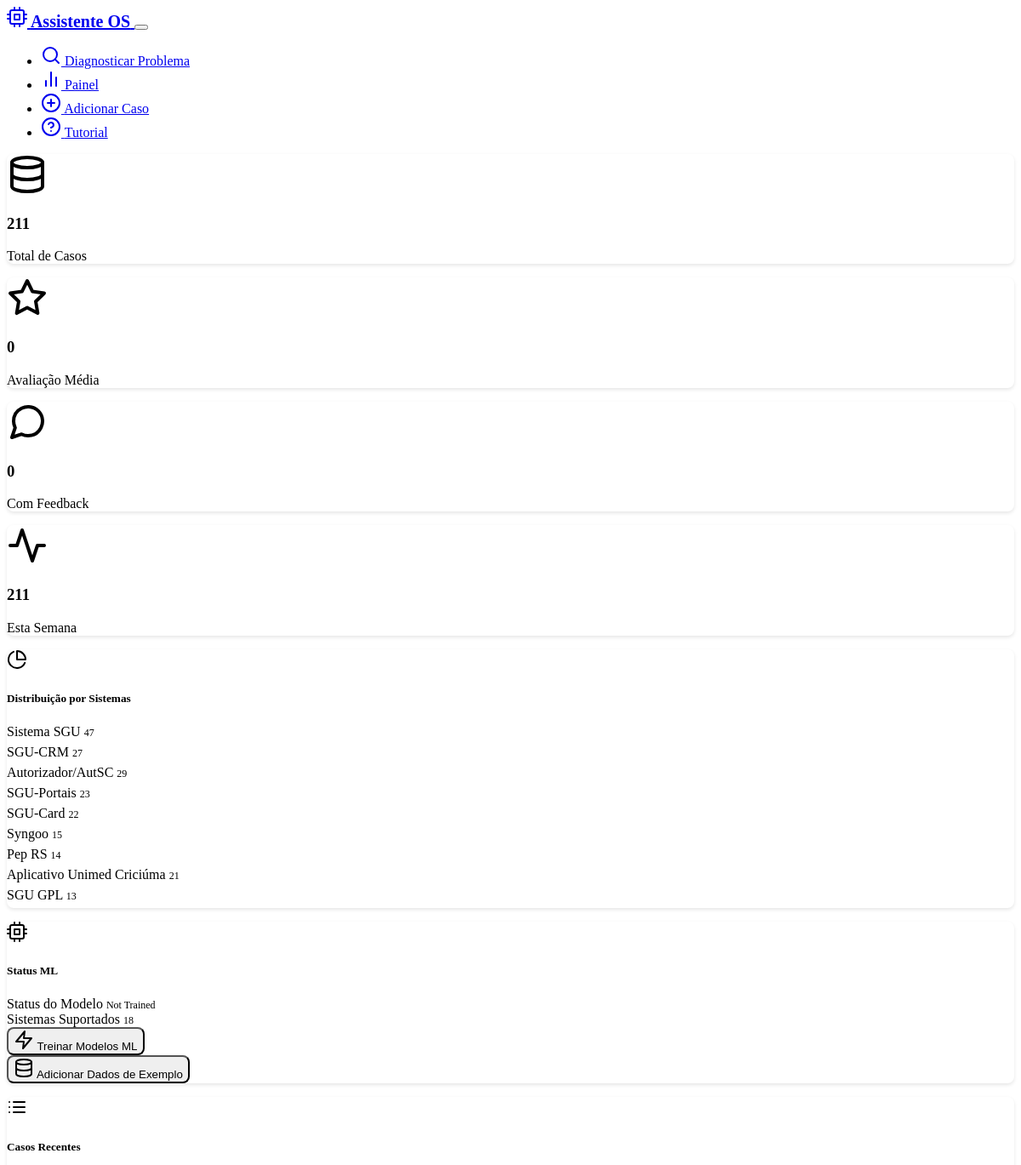
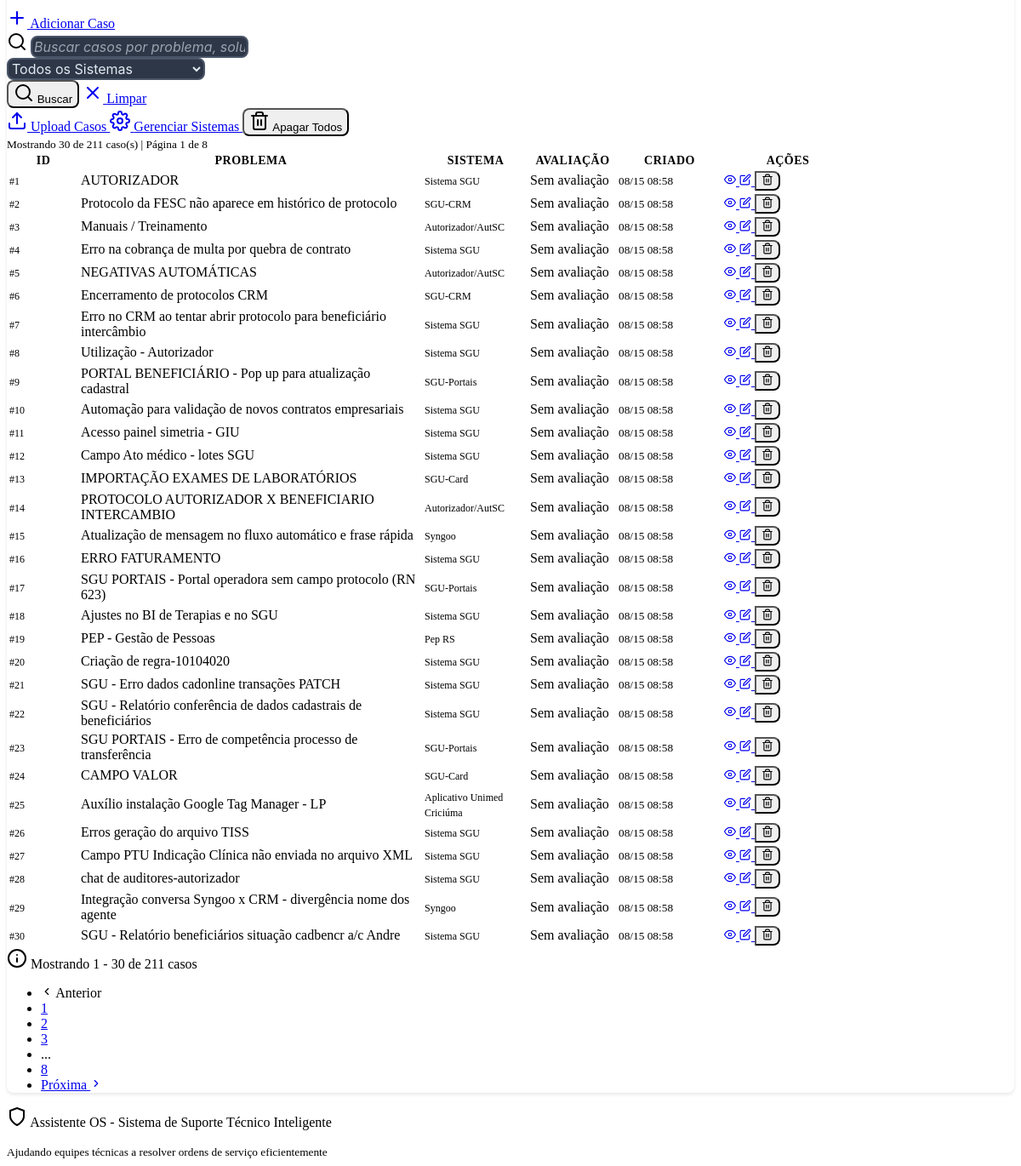
Page /dashboard on the earlier database version (2 pictures, top to bottom).
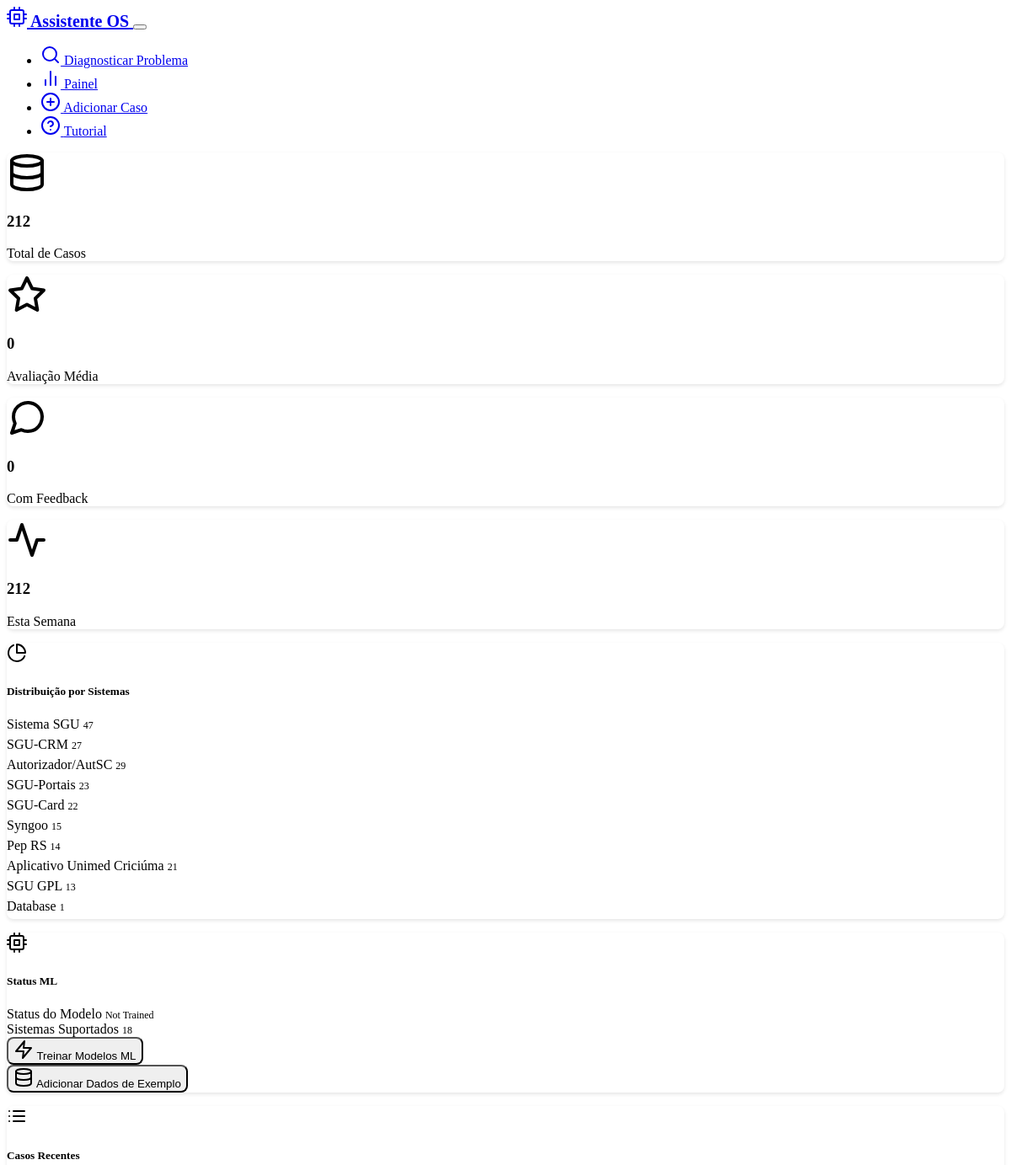
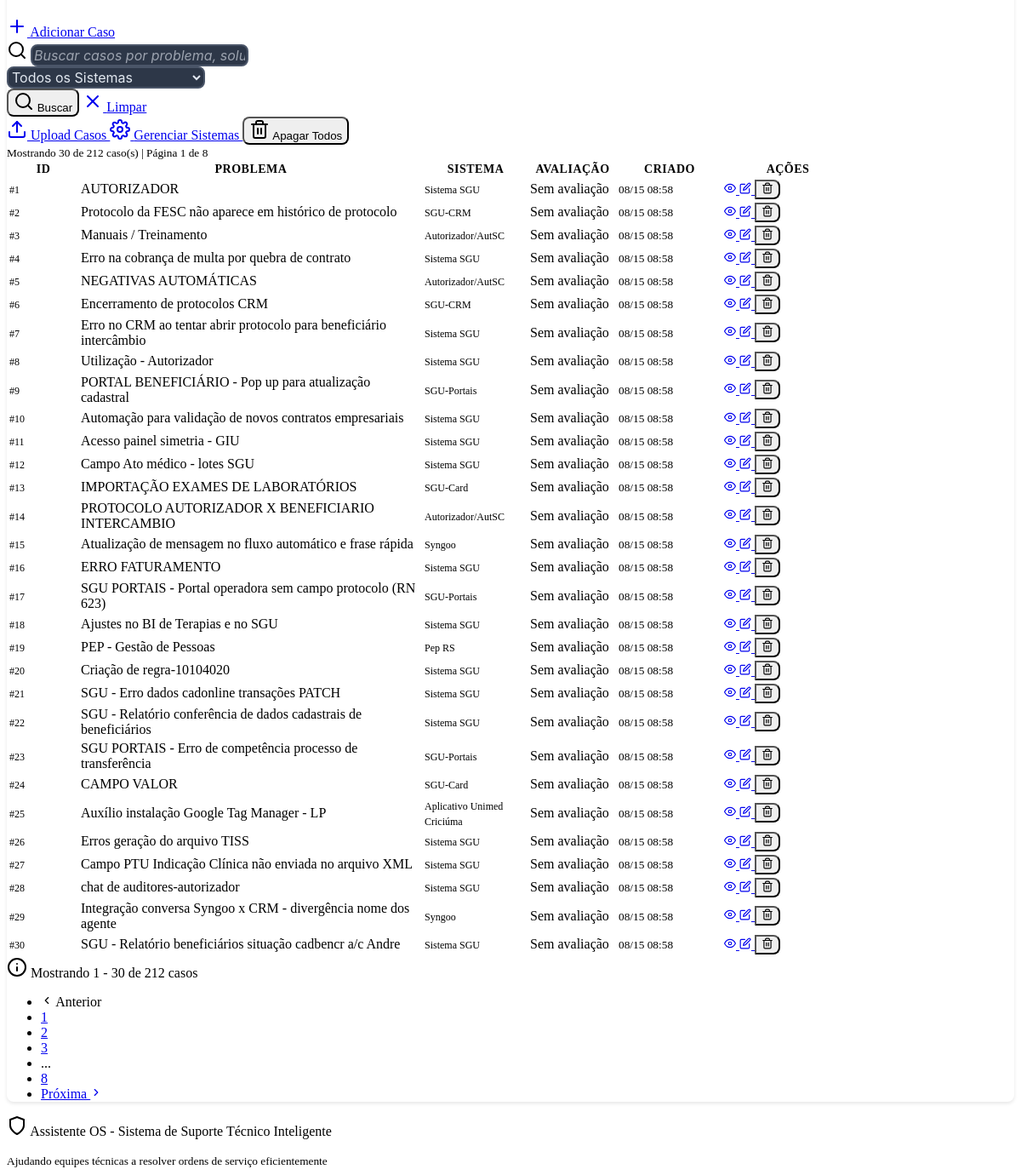
Same page on the later database version (2 pictures, top to bottom).
### models.py (models this page shows, shortened)
class Case(db.Model):
    __tablename__ = 'cases'
    id = db.Column(db.Integer, primary_key=True)
    problem_description = db.Column(db.Text, nullable=False)
    solution = db.Column(db.Text, nullable=False)
    system_type = db.Column(db.String(100), default="Unknown")
    created_at = db.Column(db.DateTime, default=datetime.now)
    effectiveness_score = db.Column(db.Float, nullable=True)
    feedback_count = db.Column(db.Integer, default=0)
    tags = db.Column(db.String(500), default="")  # Stored as comma-separated string
    feedbacks = db.relationship("CaseFeedback", backref="case", cascade="all, delete-orphan")

### routes.py (the view)
@app.route('/dashboard')
def dashboard():
    search_query = request.args.get('search', '').strip()
    system_filter = request.args.get('system', '')
    page = int(request.args.get('page', 1))
    per_page = 30  # Cases per page
    try:
        stats = case_service.get_statistics()
        if search_query or system_filter:
            all_cases = case_service.search_cases(search_query, system_filter)
        else:
            all_cases = case_service.get_all_cases()
        total_cases = len(all_cases)
        total_pages = (total_cases + per_page - 1) // per_page
        start_idx = (page - 1) * per_page
        end_idx = start_idx + per_page
        cases = all_cases[start_idx:end_idx]
        has_prev = page > 1
        has_next = page < total_pages
        prev_page = page - 1 if has_prev else None
        next_page = page + 1 if has_next else None
        systems = case_service.get_unique_systems()
        return render_template('dashboard.html',
                             stats=stats,
                             cases=cases,
                             recent_cases=cases,  # For backward compatibility
                             search_query=search_query,
                             system_filter=system_filter,
                             systems=systems,
                             current_page=page,
                             total_pages=total_pages,
                             total_cases=total_cases,
                             has_prev=has_prev,
                             has_next=has_next,
                             prev_page=prev_page,
                             next_page=next_page,
                             per_page=per_page)
    except Exception as e:
        logging.error(f"Error loading dashboard: {str(e)}")
        flash(f'Error loading dashboard: {str(e)}', 'error')
        return render_template('dashboard.html', stats={}, cases=[], recent_cases=[], systems=[])

### case_service.py (called while the page is built)
    def get_all_cases(self) -> List[Case]:
        try:
            return Case.query.all()
        except Exception as e:
            logging.error(f"Error getting cases from database: {str(e)}")
            return current_app.config.get('CASES_STORAGE', [])

    def get_unique_systems(self) -> List[str]:
        try:
            cases = self.get_all_cases()
            systems = set(case.system_type for case in cases)
            return sorted(list(systems))
        except Exception as e:
            logging.error(f"Error getting unique systems: {str(e)}")
            return []

### templates/dashboard.html (shortened to what the changed rows need)
{% extends "base.html" %}
{% block content %}
<div class="row">
    {% if stats %}
    <div class="col-12 mb-4">
        <div class="row">
            <div class="col-md-3 mb-3">
                <div class="card text-center">
                    <div class="card-body">
                        <i data-feather="database" class="mb-2" style="width: 48px; height: 48px; color: var(--bs-primary);"></i>
                        <h3 class="mb-1">{{ stats.total_cases }}</h3>
                        <p class="text-muted mb-0">Total de Casos</p>
                    </div>
                </div>
            </div>
            <div class="col-md-3 mb-3">
                <div class="card text-center">
                    <div class="card-body">
                        <i data-feather="star" class="mb-2" style="width: 48px; height: 48px; color: var(--bs-warning);"></i>
                        <h3 class="mb-1">{{ stats.avg_effectiveness or 0 }}</h3>
                        <p class="text-muted mb-0">Avaliação Média</p>
                    </div>
                </div>
            </div>
            <div class="col-md-3 mb-3">
                <div class="card text-center">
                    <div class="card-body">
                        <i data-feather="message-circle" class="mb-2" style="width: 48px; height: 48px; color: var(--bs-success);"></i>
                        <h3 class="mb-1">{{ stats.cases_with_feedback }}</h3>
                        <p class="text-muted mb-0">Com Feedback</p>
                    </div>
                </div>
            </div>
            <div class="col-md-3 mb-3">
                <div class="card text-center">
                    <div class="card-body">
                        <i data-feather="activity" class="mb-2" style="width: 48px; height: 48px; color: var(--bs-info);"></i>
                        <h3 class="mb-1">{{ stats.recent_activity }}</h3>
                        <p class="text-muted mb-0">Esta Semana</p>
                    </div>
                </div>
            </div>
        </div>
    </div>
    {% endif %}
    {% if stats and stats.systems %}
    <div class="col-lg-6 mb-4">
        <div class="card h-100">
            <div class="card-body">
                {% for system, count in stats.systems.items() %}
                <div class="d-flex justify-content-between align-items-center mb-2">
                    <span>{{ system }}</span>
                    <span class="badge bg-secondary">{{ count }}</span>
                </div>
                <div class="progress mb-3" style="height: 6px;">
                </div>
                {% endfor %}
            </div>
        </div>
    </div>
    {% endif %}
</div>
<div class="row">
    <div class="col-12">
        <div class="card">
            <div class="card-body p-0">
                {% if cases %}
                <div class="table-responsive">
                    <div class="d-flex justify-content-between align-items-center p-3 border-bottom bg-dark">
                        <div class="d-flex gap-2">
                            <a href="{{ url_for('upload_cases_form') }}" class="btn btn-sm btn-outline-primary">
                                <i data-feather="upload" class="me-1"></i>
                                Upload Casos
                            </a>
                            <a href="{{ url_for('manage_systems') }}" class="btn btn-sm btn-outline-secondary">
                                <i data-feather="settings" class="me-1"></i>
                                Gerenciar Sistemas
                            </a>
                            <button type="button" class="btn btn-sm btn-outline-danger" onclick="confirmDeleteAllCases()">
                                <i data-feather="trash-2" class="me-1"></i>
                                Apagar Todos
                            </button>
                        </div>
                        <small class="text-muted">
                            Mostrando {{ cases|length }} de {{ total_cases or 0 }} caso(s)
                            {% if current_page and total_pages %}
                            | Página {{ current_page }} de {{ total_pages }}
                            {% endif %}
                        </small>
                    </div>
                    <table class="table table-hover mb-0">
                        <thead class="table-dark">
                            <tr>
                                <th width="80">ID</th>
                                <th>Problema</th>
                                <th width="120">Sistema</th>
                                <th width="100">Avaliação</th>
                                <th width="120">Criado</th>
                                <th width="150">Ações</th>
                            </tr>
                        </thead>
                        <tbody>
                            {% for case in cases %}
                            <tr>
                                <td>
                                    <span class="badge bg-primary">#{{ case.id }}</span>
                                </td>
                                <td>
                                    <div class="text-truncate" style="max-width: 400px;" title="{{ case.problem_description }}">
                                        {{ case.problem_description }}
                                    </div>
                                </td>
                                <td>
                                    <span class="badge bg-info">{{ case.system_type }}</span>
                                </td>
                                <td>
                                    {% if case.effectiveness_score %}
                                    <div class="d-flex align-items-center">
                                        <i data-feather="star" class="me-1" style="width: 16px; height: 16px; color: var(--bs-warning);"></i>
                                        <span>{{ "%.1f"|format(case.effectiveness_score) }}</span>
                                        <small class="text-muted ms-1">({{ case.feedback_count }})</small>
                                    </div>
                                    {% else %}
                                    <span class="text-muted">Sem avaliação</span>
                                    {% endif %}
                                </td>
                                <td>
                                    <small>{{ case.created_at.strftime('%m/%d %H:%M') }}</small>
                                </td>
                                <td>
                                    <div class="btn-group" role="group">
                                        <a href="{{ url_for('view_case', case_id=case.id) }}"
                                           class="btn btn-sm btn-outline-primary" title="Ver Detalhes">
                                            <i data-feather="eye" style="width: 14px; height: 14px;"></i>
                                        </a>
                                        <a href="{{ url_for('edit_case_form', case_id=case.id) }}"
                                           class="btn btn-sm btn-outline-warning" title="Editar">
                                            <i data-feather="edit" style="width: 14px; height: 14px;"></i>
                                        </a>
                                        <button type="button"
                                                class="btn btn-sm btn-outline-danger"
                                                title="Excluir"
                                                onclick="confirmDelete({{ case.id }})">
                                            <i data-feather="trash-2" style="width: 14px; height: 14px;"></i>
                                        </button>
                                    </div>
                                </td>
                            </tr>
                            {% endfor %}
                        </tbody>
                    </table>
                </div>
                {% if total_pages and total_pages > 1 %}
                <div class="card-footer bg-dark border-top">
                    <div class="d-flex justify-content-between align-items-center">
                        <div class="text-muted small">
                            <i data-feather="info" class="me-1"></i>
                            Mostrando {{ ((current_page - 1) * per_page + 1) }} - {{ (current_page * per_page if current_page * per_page <= total_cases else total_cases) }} de {{ total_cases }} casos
                        </div>
                        <nav aria-label="Navegação de páginas">
                            <ul class="pagination pagination-sm mb-0">
                                <li class="page-item {{ 'disabled' if not has_prev }}">
                                    {% if has_prev %}
                                    <a class="page-link" href="{{ url_for('dashboard', page=prev_page, search=search_query, system=system_filter) }}">
                                        <i data-feather="chevron-left" style="width: 14px; height: 14px;"></i>
                                        Anterior
                                    </a>
                                    {% else %}
                                    <span class="page-link">
                                        <i data-feather="chevron-left" style="width: 14px; height: 14px;"></i>
                                        Anterior
                                    </span>
                                    {% endif %}
                                </li>
                                {% set start_page = [1, current_page - 2]|max %}
                                {% set end_page = [total_pages, current_page + 2]|min %}
                                {% for page_num in range(start_page, end_page + 1) %}
                                <li class="page-item {{ 'active' if page_num == current_page }}">
                                    <a class="page-link" href="{{ url_for('dashboard', page=page_num, search=search_query, system=system_filter) }}">
                                        {{ page_num }}
                                    </a>
                                </li>
                                {% endfor %}
                                {% if end_page < total_pages %}
                                {% if end_page < total_pages - 1 %}
                                <li class="page-item disabled">
                                    <span class="page-link">...</span>
                                </li>
                                {% endif %}
                                <li class="page-item">
                                    <a class="page-link" href="{{ url_for('dashboard', page=total_pages, search=search_query, system=system_filter) }}">{{ total_pages }}</a>
                                </li>
                                {% endif %}
                                <li class="page-item {{ 'disabled' if not has_next }}">
                                    {% if has_next %}
                                    <a class="page-link" href="{{ url_for('dashboard', page=next_page, search=search_query, system=system_filter) }}">
                                        Próxima
                                        <i data-feather="chevron-right" style="width: 14px; height: 14px;"></i>
                                    </a>
                                    {% else %}
                                    <span class="page-link">
                                        Próxima
                                        <i data-feather="chevron-right" style="width: 14px; height: 14px;"></i>
                                    </span>
                                    {% endif %}
                                </li>
                            </ul>
                        </nav>
                    </div>
                </div>
                {% endif %}
                {% endif %}
            </div>
        </div>
    </div>
</div>
{% endblock %}

Differences in the rows shown:
added Case: system_type "Database", count "1", shown under "Distribuição por Sistemas"
Other differences:
{{ stats.total_cases }}: "211" → "212"
{{ stats.recent_activity }}: "211" → "212"
{{ total_cases or 0 }}: "211" → "212"
{{ total_cases }}: "211" → "212"
